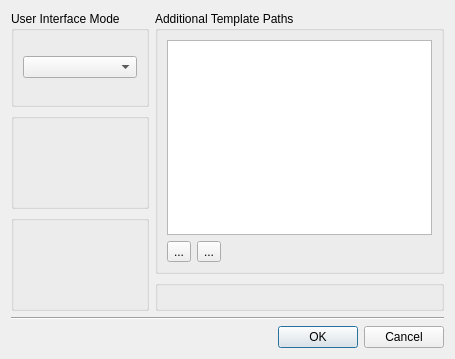
<ui version="4.0" >
 <class>PreferencesDialog</class>
 <widget class="QDialog" name="PreferencesDialog" >
  <property name="geometry" >
   <rect>
    <x>0</x>
    <y>0</y>
    <width>455</width>
    <height>359</height>
   </rect>
  </property>
  <property name="windowTitle" >
   <string>Preferences</string>
  </property>
  <property name="modal" >
   <bool>true</bool>
  </property>
  <layout class="QVBoxLayout" >
   <item>
    <layout class="QHBoxLayout" >
     <item>
      <layout class="QVBoxLayout" >
       <item>
        <widget class="QGroupBox" name="m_uiModeGroupBox" >
         <property name="title" >
          <string>User Interface Mode</string>
         </property>
         <layout class="QVBoxLayout" >
          <item>
           <widget class="QComboBox" name="m_uiModeCombo" />
          </item>
         </layout>
        </widget>
       </item>
       <item>
        <widget class="FontPanel" name="m_fontPanel" />
       </item>
       <item>
        <widget class="qdesigner_internal::PreviewConfigurationWidget" name="m_previewConfigurationWidget" />
       </item>
      </layout>
     </item>
     <item>
      <layout class="QVBoxLayout" >
       <item>
        <widget class="QGroupBox" name="m_templatePathGroupBox" >
         <property name="title" >
          <string>Additional Template Paths</string>
         </property>
         <layout class="QGridLayout" >
          <item row="0" column="0" colspan="3" >
           <widget class="QListWidget" name="m_templatePathListWidget" />
          </item>
          <item row="1" column="0" >
           <widget class="QToolButton" name="m_addTemplatePathButton" >
            <property name="text" >
             <string>...</string>
            </property>
           </widget>
          </item>
          <item row="1" column="1" >
           <widget class="QToolButton" name="m_removeTemplatePathButton" >
            <property name="text" >
             <string>...</string>
            </property>
           </widget>
          </item>
          <item row="1" column="2" >
           <spacer>
            <property name="orientation" >
             <enum>Qt::Horizontal</enum>
            </property>
            <property name="sizeHint" >
             <size>
              <width>40</width>
              <height>20</height>
             </size>
            </property>
           </spacer>
          </item>
         </layout>
        </widget>
       </item>
       <item>
        <widget class="qdesigner_internal::GridPanel" name="m_gridPanel" />
       </item>
      </layout>
     </item>
    </layout>
   </item>
   <item>
    <widget class="Line" name="line" >
     <property name="orientation" >
      <enum>Qt::Horizontal</enum>
     </property>
    </widget>
   </item>
   <item>
    <widget class="QDialogButtonBox" name="m_dialogButtonBox" >
     <property name="orientation" >
      <enum>Qt::Horizontal</enum>
     </property>
     <property name="standardButtons" >
      <set>QDialogButtonBox::Cancel|QDialogButtonBox::Ok</set>
     </property>
    </widget>
   </item>
  </layout>
 </widget>
 <customwidgets>
  <customwidget>
   <class>FontPanel</class>
   <extends>QGroupBox</extends>
   <header>fontpanel.h</header>
   <container>1</container>
  </customwidget>
  <customwidget>
   <class>qdesigner_internal::GridPanel</class>
   <extends>QGroupBox</extends>
   <header>gridpanel_p.h</header>
   <container>1</container>
  </customwidget>
  <customwidget>
   <class>qdesigner_internal::PreviewConfigurationWidget</class>
   <extends>QGroupBox</extends>
   <header location="global" >previewconfigurationwidget_p.h</header>
   <container>1</container>
  </customwidget>
 </customwidgets>
 <resources/>
 <connections>
  <connection>
   <sender>m_dialogButtonBox</sender>
   <signal>accepted()</signal>
   <receiver>PreferencesDialog</receiver>
   <slot>accept()</slot>
   <hints>
    <hint type="sourcelabel" >
     <x>248</x>
     <y>254</y>
    </hint>
    <hint type="destinationlabel" >
     <x>157</x>
     <y>274</y>
    </hint>
   </hints>
  </connection>
  <connection>
   <sender>m_dialogButtonBox</sender>
   <signal>rejected()</signal>
   <receiver>PreferencesDialog</receiver>
   <slot>reject()</slot>
   <hints>
    <hint type="sourcelabel" >
     <x>316</x>
     <y>260</y>
    </hint>
    <hint type="destinationlabel" >
     <x>286</x>
     <y>274</y>
    </hint>
   </hints>
  </connection>
 </connections>
</ui>
